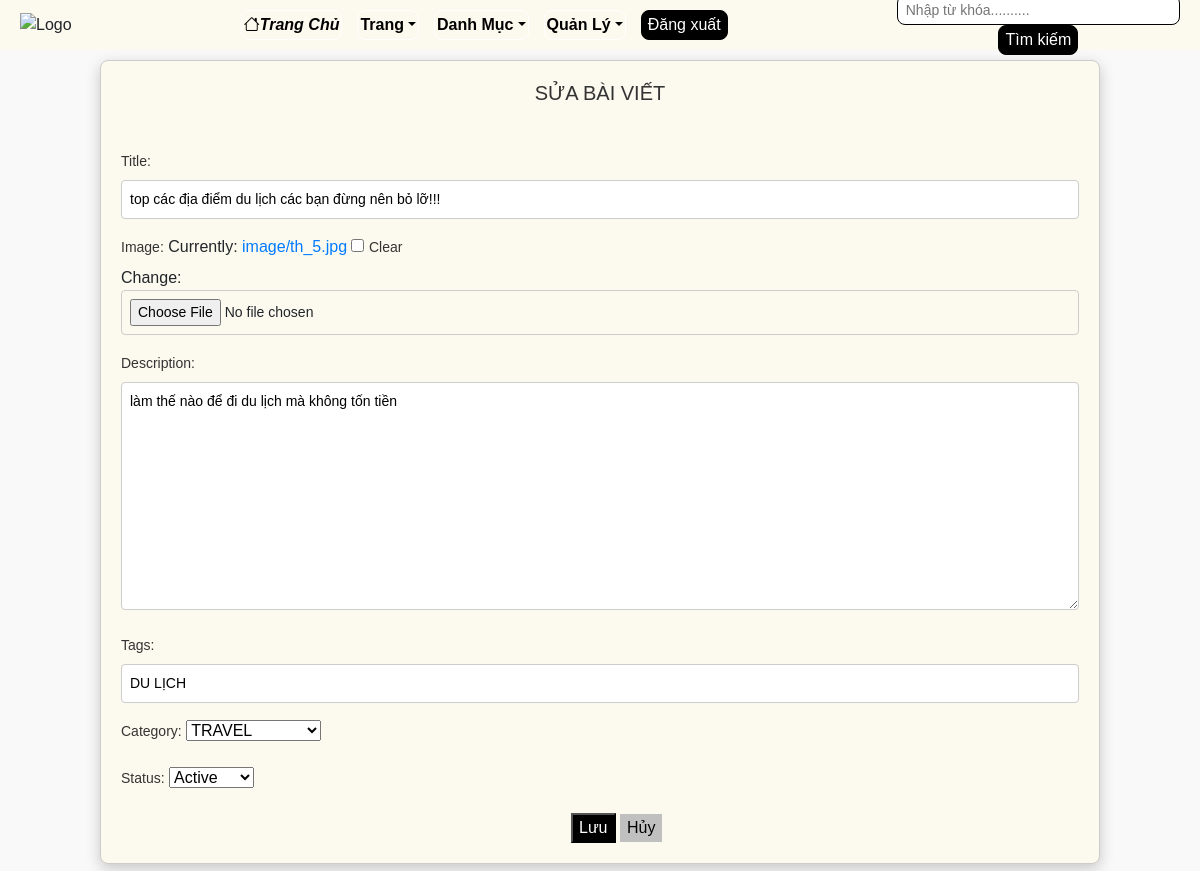
Screenshot of /edit_post/1/ (signed in) with the database file from the repository.
### api/models.py (models this page shows, shortened)
class Post(models.Model):
    STATUS = (
        ("Active", "Active"),
        ("Draft", "Draft"),
        ("Disabled", "Disabled"),
    )
    user = models.ForeignKey(User, on_delete=models.CASCADE)
    profile = models.ForeignKey(Profile, on_delete=models.CASCADE, null=True, blank=True)
    title = models.CharField(max_length=100)
    image = models.FileField(upload_to="image", null=True, blank=True)
    description = models.TextField(null=True, blank=True)
    tags = models.CharField(max_length=100)
    category = models.ForeignKey(Category, on_delete=models.SET_NULL, null=True, related_name='posts')
    status = models.CharField(max_length=100, choices=STATUS, default="Active")
    view = models.IntegerField(default=0)
    likes = models.ManyToManyField(User, blank=True, related_name="likes_user")
    slug = models.SlugField(unique=True, null=True, blank=True)
    date = models.DateTimeField(auto_now_add=True)
    class Meta:
        verbose_name_plural = "Post"

class Category(models.Model):
    title = models.CharField(max_length=100)
    image = models.FileField(upload_to="image", null=True, blank=True)
    slug = models.SlugField(unique=True, null=True, blank=True)
    def __str__(self):
        return self.title
    class Meta:
        verbose_name_plural = "Category"

### api/views.py (the view)
# urls.py: path('edit_post/<int:id>/', api_views.edit_post, name="edit_post"),
@login_required
def edit_post(request,id):
    post = get_object_or_404(Post, id=id)
    if post.user != request.user:
        return HttpResponseForbidden("Bạn không có quyền chỉnh sửa bài viết này.")
    if request.method == "POST":
        form = Edit_PostForm(request.POST, request.FILES, instance=post)
        if form.is_valid():
            form.save()
            return redirect("user_posts")
    else:
        form = Edit_PostForm(instance=post)
    return render(request, "edit_post.html", {"form": form, "post": post})

### api/forms.py
class Edit_PostForm(forms.ModelForm):
    class Meta:
        model = Post
        fields = ['title','image','description', 'tags', 'category', 'status']

### api/templates/edit_post.html (shortened to what this page needs)
{% extends "base.html" %}
{% block content %}
<div class="container">
    <h2>Sửa Bài Viết</h2><br>
    <form method="POST" enctype="multipart/form-data">
        {{ form.as_p }}
        <div class="ct">
            <button type="submit" style='background-color:black;color:white'>Lưu</button>
            <button type="submit" style='background-color:silver;border:1px silver solid'><a href="{% url 'baiviet' %}" style='color:black'>Hủy</a>
        </div>
    </form>
</div>
{% endblock %}

### static/css/style.css (style rules this page uses)
body { font-family: Arial, sans-serif; margin: 0; padding: 0; }

### api/templates/base.html (style rules this page uses)
body { font-family:Montserat; margin:auto; background-color:rgb(193, 163, 98); }

### rows the page displays
Post: title "top các địa điểm du lịch các bạn đừng nên bỏ lỡ!!!", description "làm thế nào để đi du lịch mà không tốn tiền", tags "DU LỊCH", category "TRAVEL", status "Active"
